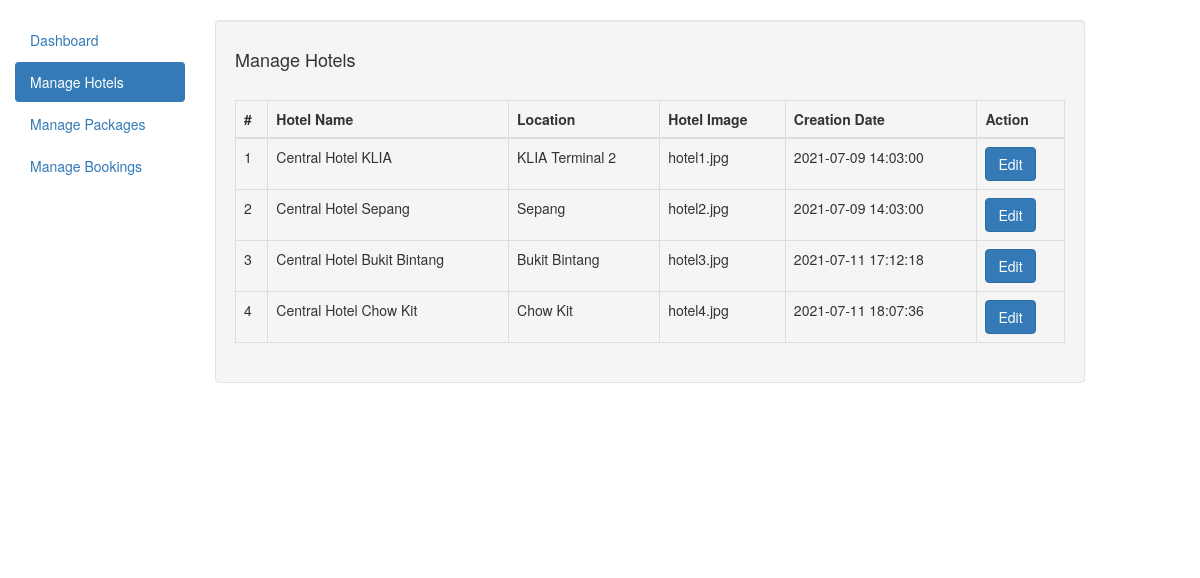
The app's page /admin/manage-hotels.php (signed in) with its own data.
### tables this page shows
CREATE TABLE `hotels` (
  `htl_id` int(11) NOT NULL,
  `htl_name` varchar(200) DEFAULT NULL,
  `htl_location` varchar(100) DEFAULT NULL,
  `htl_image` varchar(100) DEFAULT NULL,
  `creation_date` timestamp NULL DEFAULT current_timestamp(),
  `update_date` timestamp NULL DEFAULT NULL ON UPDATE current_timestamp()
);

### admin/manage-hotels.php (the view, shortened to what this page needs)
<?php
include('includes/config.php');
if (strlen($_SESSION['alogin']) == 0) {
	header('location:dashboard.php');
} else {
?>
<!DOCTYPE html>
<html lang="en">
<head>
    <link rel="stylesheet" href="https://maxcdn.bootstrapcdn.com/bootstrap/3.4.1/css/bootstrap.min.css">
</head>
<body>
    <div class="container-fluid">
        <div class="row content">
            <div class="col-sm-3 col-md-2 sidebar">
                <br>
                <ul class="nav nav-pills nav-stacked">
                    <li><a href="dashboard.php">Dashboard</a></li>
                    <li class="active"><a href="manage-hotels.php">Manage Hotels</a></li>
                    <li><a href="manage-packages.php">Manage Packages</a></li>
                    <li><a href="manage-bookings.php">Manage Bookings</a></li>
                </ul><br>
            </div>
            <br>
            <div class="col-sm-9">
                <div class="well">
                    <h4>Manage Hotels</h4><br>
                    <table class="table table-bordered">
                        <thead>
                            <tr>
                                <th>#</th>
                                <th>Hotel Name</th>
                                <th>Location</th>
                                <th>Hotel Image</th>
                                <th>Creation Date</th>
                                <th>Action</th>
                            </tr>
                        </thead>
                        <tbody>
                            <?php $sql = "SELECT * from hotels";
                            $query = $dbh->prepare($sql);
                            $query->execute();
                            $results = $query->fetchAll(PDO::FETCH_OBJ);
                            $cnt = 1;
                            if ($query->rowCount() > 0) {
                                foreach ($results as $result) { ?>
                                    <tr>
                                        <td><?php echo htmlentities($cnt); ?></td>
                                        <td><?php echo htmlentities($result->htl_name); ?></td>
                                        <td><?php echo htmlentities($result->htl_location); ?></td>
                                        <td><?php echo htmlentities($result->htl_image); ?></td>
                                        <td><?php echo htmlentities($result->creation_date); ?></td>
                                        <td><a href="update-hotel.php?hid=<?php echo htmlentities($result->htl_id); ?>"><button type="button" class="btn btn-primary">Edit</button></a></td>
                                    </tr>
                            <?php $cnt = $cnt + 1;
                                }
                            } ?>
                        </tbody>
                    </table>
                </div>
            </div>
        </div>
    </div>
</body>
</html>
<?php } ?>

### admin/manage-hotels.php (style rules this page uses)
.row.content { height: 550px }

### records on screen
hotels: htl_name "Central Hotel KLIA", htl_location "KLIA Terminal 2", htl_image "hotel1.jpg", creation_date "2021-07-09 14:03:00"
hotels: htl_name "Central Hotel Sepang", htl_location "Sepang", htl_image "hotel2.jpg", creation_date "2021-07-09 14:03:00"
hotels: htl_name "Central Hotel Bukit Bintang", htl_location "Bukit Bintang", htl_image "hotel3.jpg", creation_date "2021-07-11 17:12:18"
hotels: htl_name "Central Hotel Chow Kit", htl_location "Chow Kit", htl_image "hotel4.jpg", creation_date "2021-07-11 18:07:36"
